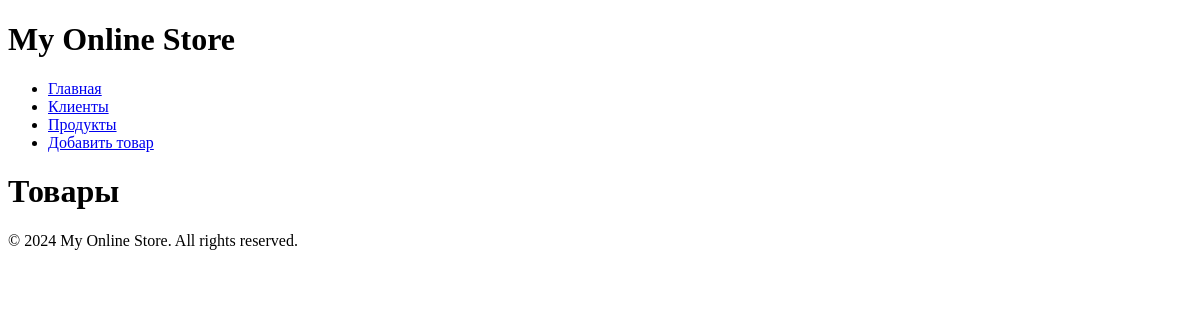
Before: /products/ with the older database file.
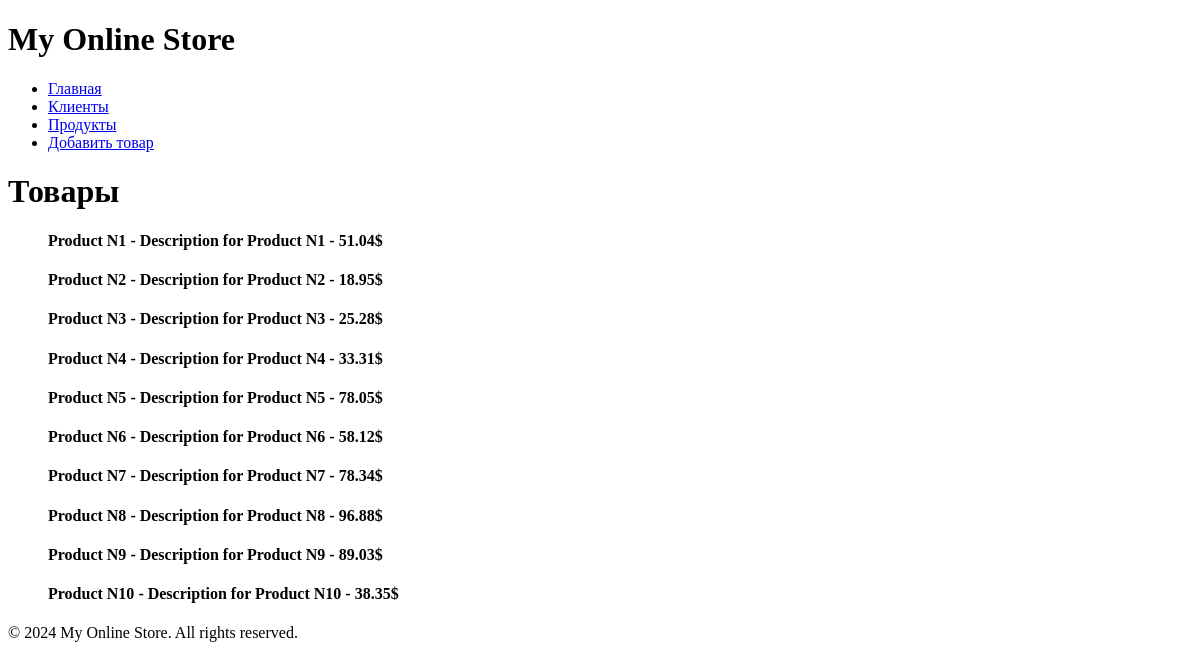
After: the same page with the newer database file.
### hwapp3/models.py (models this page shows, shortened)
class Product(models.Model):
    name = models.CharField(max_length=150)
    description = models.TextField()
    price = models.DecimalField(max_digits=8, decimal_places=2)
    count = models.PositiveSmallIntegerField(default=0)
    image = models.ImageField(upload_to='products/', blank=True, null=True)
    add_time = models.DateTimeField(auto_now_add=True)
    rating = models.DecimalField(default=5.0, max_digits=3, decimal_places=2)

### hwapp3/views.py (the view)
# urls.py: path('products/', views.all_products, name='products'),
def all_products(request):
    products = Product.objects.all()
    return render(request, 'hwapp3/products.html', {'products': products})

### hwapp3/templates/hwapp3/products.html (shortened to what this page needs)
{% extends 'base.html' %}
{% block content %}
<h1>Товары</h1>
<ul>
    {% for product in products %}
     <h4>{{ product.name }} - {{ product.description }} - {{ product.price }}$</h4>
    {% endfor %}
</ul>
{% endblock %}

Changed rows visible on the page:
added Product: name "Product N1", description "Description for Product N1", price "51.04"
added Product: name "Product N2", description "Description for Product N2", price "18.95"
added Product: name "Product N3", description "Description for Product N3", price "25.28"
added Product: name "Product N4", description "Description for Product N4", price "33.31"
added Product: name "Product N5", description "Description for Product N5", price "78.05"
added Product: name "Product N6", description "Description for Product N6", price "58.12"
added Product: name "Product N7", description "Description for Product N7", price "78.34"
added Product: name "Product N8", description "Description for Product N8", price "96.88"
added Product: name "Product N9", description "Description for Product N9", price "89.03"
added Product: name "Product N10", description "Description for Product N10", price "38.35"
